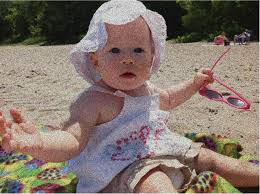
#> input picture noise_4.jpeg, 260 x 194 px
$ jupyter execute facedetection.ipynb
#> lines starting #> are read from the running program, lines starting #| are printed output that depends on the picture; after the words box and inside, x2 and y2 are one past the last pixel; in counts of white or black regions, pixels touching at a corner belong together
[cell 1]
import cv2
import matplotlib.pyplot as plt
import numpy as np

[cell 2]
img=cv2.imread('noise_4.jpeg')
#> img is the input picture: shape (194, 260, 3); mean B, G, R 108.1, 116.9, 131.9
plt.imshow(img)
plt.show()

[cell 3]
def detect_faces(cascade, test_image, scaleFactor = 1.1):
    # create a copy of the image to prevent any changes to the original one.
#> called with scaleFactor = 1.1
    image_copy = test_image.copy()

    #convert the test image to gray scale as opencv face detector expects gray images
    gray_image = cv2.cvtColor(image_copy, cv2.COLOR_BGR2GRAY)
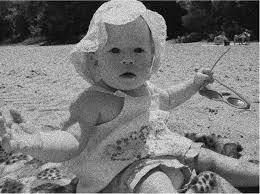
#> gray_image: shape (194, 260); min 0, max 237, mean 120.4

    # Applying the haar classifier to detect faces
    faces_rect = cascade.detectMultiScale(gray_image, scaleFactor=scaleFactor, minNeighbors=5)
#> faces_rect = [[99, 30, 58, 58]]

    for (x, y, w, h) in faces_rect:
        cv2.rectangle(image_copy, (x, y), (x+w, y+h), (0, 255, 0), 2)
#> this loop made 1 pass
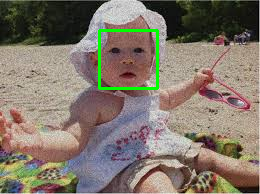
#> image_copy: shape (194, 260, 3); 1.37% of pixels changed, all inside (x1, y1, x2, y2) = (98, 29, 159, 90)

    return image_copy
